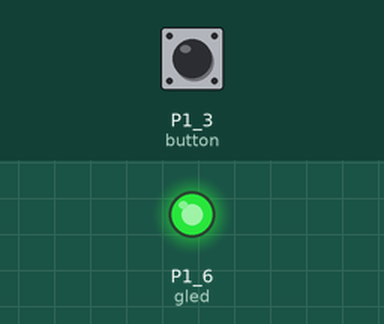
This sketch was run on a simulated TI MSP430 LaunchPad. On the bench: output pins drawn as LEDs (lit = HIGH). The inputs (shaded band) are chosen by the test bench; at power-on: P1_3 (button) HIGH.

Above: at 1.2 s.
1.3 s: P1_3 (button) pulled LOW for 0.15 s
At 1.37 s:
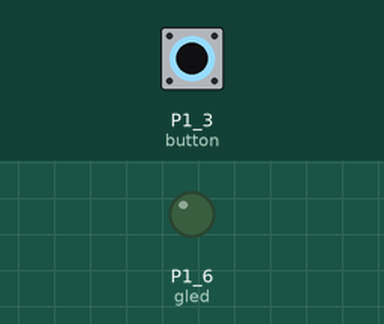
2.9 s: P1_3 (button) pulled LOW for 3.2 s
At 6.7 s:
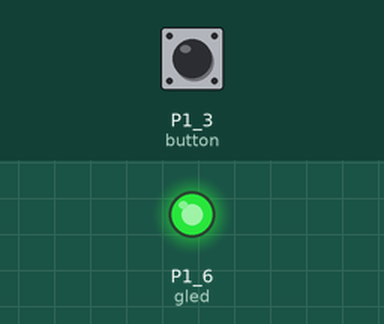
Timing chart, 0 to 8.2 s (numbered marks = the images above; inputs shaded):
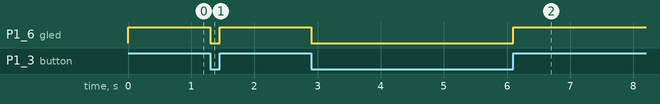

Measured:
- after the input at 1.3 s, P1_6 (gled): HIGH → LOW at once, → HIGH 0.15 s later
- after the input at 2.9 s, P1_6 (gled): HIGH → LOW at once, → HIGH 3.2 s later

The sketch:

button.ino
```cpp
/*
Αυτός ο κωδικός σχεδιάστηκε από τον Κωνσταντίνο Σάκκα στις 7 Αυγούστου 2020.
Προορίζεται για ακαδημαϊκή χρήση στο Τμήμα Πληροφορικής και Τηλεπικοινωνιών του Πανεπιστημίου
Ιωαννίνων και του github https://ksakkas.github.io/Microcontroller-MSP430/.
*/
/*
Αυτός ο κωδικός σχεδιάστηκε και εκτελέστηκε στο Energia ver. 1.8.11E23
Σχεδιάστηκε για χρήση με TI MSP430F5529
*/

//Παράδειγμα με χρήση κουμπιού

const int button = PUSH2;                  //δήλωση ως σταθερά button P1.1
const int gled =  GREEN_LED;              //δήλωση ως σταθερά green led

int buttonstate = 0;                     //Αρχικοποίηση buttonstate = 0 (για την κατάσταση του κουμπιού)

void setup() {
  pinMode(gled, OUTPUT);              //Δηλώση gled ως έξοδο
  pinMode(button, INPUT_PULLUP);     //Δηλώση button ως INPUT_PULLUP
}

void loop(){                                //Κύρια επαναλαμβανόμενη συνάρτηση

  buttonstate = digitalRead(button);      //Διαβάστε την κατάσταση του κουμπιού

  if (buttonstate == HIGH) {     //ελέγξτε εάν το κουμπί είναι πατημένο => buttonState = HIGH.
    digitalWrite(gled, HIGH);   //Δίνει λογική τιμή 1 (HIGH) στο led, δηλαδή το ανάβει.
  }
  else {
    digitalWrite(gled, LOW);  //Δίνει λογική τιμή 0 (LOW) στο led, δηλαδή το απενεργοποιεί.
  }
}
```
